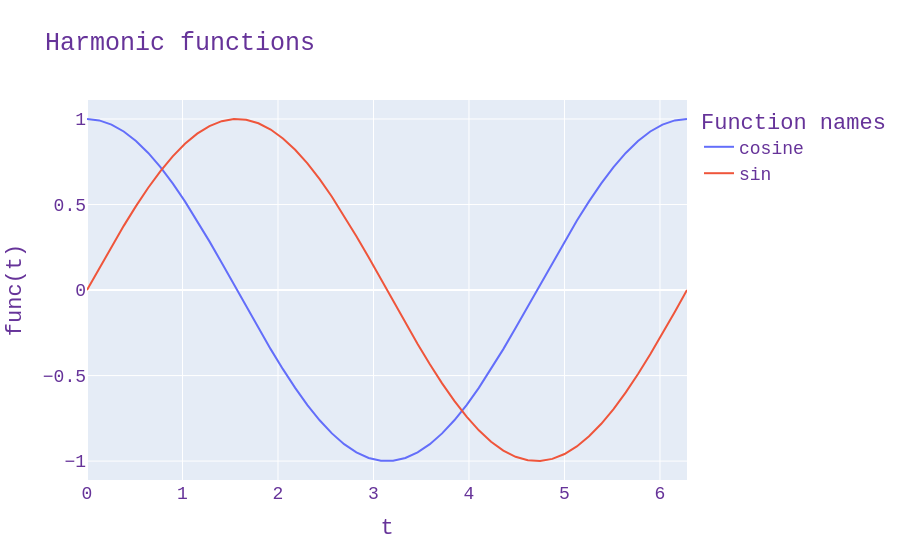

The cell this chart's notebook holds for it:
### Markdown cell above
Рассмотрим, как по точкам можно построить линейный график, только не с помощью plotly.express, а с помощью Figure из plotly.graph_objects.

### Code cell
t = np.linspace(0, 2*np.pi, 50)

#один из способов рисовать один график вместе с другим
fig = go.Figure()

fig.add_trace(go.Scatter(x=t, y=np.cos(t),
                    mode='lines', name='cosine'))
fig.add_trace(go.Scatter(x=t, y=np.sin(t),
                    mode='lines', name='sin'))

# добавим информацию о графике
fig.update_layout(
    title="Harmonic functions",
    xaxis_title="t",
    yaxis_title="func(t)",
    legend_title="Function names",
    font=dict(
        family="Courier New, monospace",
        size=18,
        color="RebeccaPurple"
    )
)
    
fig.show()

### Figure 1 — Plotly figure (JSON) as saved in the notebook; plotly's stock layout.template omitted (floating-point values rounded to 4 significant figures)
{"data": [{"mode": "lines", "name": "cosine", "type": "scatter", "x": [0, 0.1282, 0.2565, 0.3847, 0.5129, 0.6411, 0.7694, 0.8976, 1.026, 1.154, 1.282, 1.411, 1.539, 1.667, 1.795, 1.923, 2.052, 2.18, 2.308, 2.436, 2.565, 2.693, 2.821, 2.949, 3.077, 3.206, 3.334, 3.462, 3.59, 3.719, 3.847, 3.975, 4.103, 4.232, 4.36, 4.488, 4.616, 4.744, 4.873, 5.001, 5.129, 5.257, 5.386, 5.514, 5.642, 5.77, 5.899, 6.027, 6.155, 6.283], "y": [1, 0.9918, 0.9673, 0.9269, 0.8713, 0.8014, 0.7183, 0.6235, 0.5184, 0.4048, 0.2845, 0.1596, 0.03205, -0.09602, -0.2225, -0.3454, -0.4625, -0.5721, -0.6723, -0.7614, -0.8381, -0.901, -0.9491, -0.9816, -0.9979, -0.9979, -0.9816, -0.9491, -0.901, -0.8381, -0.7614, -0.6723, -0.5721, -0.4625, -0.3454, -0.2225, -0.09602, 0.03205, 0.1596, 0.2845, 0.4048, 0.5184, 0.6235, 0.7183, 0.8014, 0.8713, 0.9269, 0.9673, 0.9918, 1]}, {"mode": "lines", "name": "sin", "type": "scatter", "x": [0, 0.1282, 0.2565, 0.3847, 0.5129, 0.6411, 0.7694, 0.8976, 1.026, 1.154, 1.282, 1.411, 1.539, 1.667, 1.795, 1.923, 2.052, 2.18, 2.308, 2.436, 2.565, 2.693, 2.821, 2.949, 3.077, 3.206, 3.334, 3.462, 3.59, 3.719, 3.847, 3.975, 4.103, 4.232, 4.36, 4.488, 4.616, 4.744, 4.873, 5.001, 5.129, 5.257, 5.386, 5.514, 5.642, 5.77, 5.899, 6.027, 6.155, 6.283], "y": [0, 0.1279, 0.2537, 0.3753, 0.4907, 0.5981, 0.6957, 0.7818, 0.8551, 0.9144, 0.9587, 0.9872, 0.9995, 0.9954, 0.9749, 0.9385, 0.8866, 0.8202, 0.7403, 0.6482, 0.5455, 0.4339, 0.3151, 0.1912, 0.06407, -0.06407, -0.1912, -0.3151, -0.4339, -0.5455, -0.6482, -0.7403, -0.8202, -0.8866, -0.9385, -0.9749, -0.9954, -0.9995, -0.9872, -0.9587, -0.9144, -0.8551, -0.7818, -0.6957, -0.5981, -0.4907, -0.3753, -0.2537, -0.1279, -2.449e-16]}], "layout": {"font": {"color": "RebeccaPurple", "family": "Courier New, monospace", "size": 18}, "legend": {"title": {"text": "Function names"}}, "title": {"text": "Harmonic functions"}, "xaxis": {"title": {"text": "t"}}, "yaxis": {"title": {"text": "func(t)"}}}}
